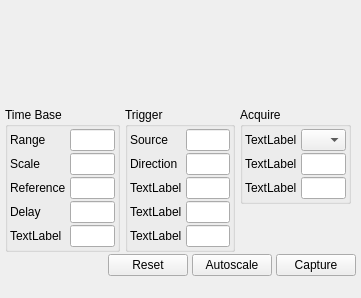
<?xml version="1.0" encoding="UTF-8"?>
<ui version="4.0">
 <class>Form</class>
 <widget class="QWidget" name="Form">
  <property name="geometry">
   <rect>
    <x>0</x>
    <y>0</y>
    <width>361</width>
    <height>298</height>
   </rect>
  </property>
  <property name="windowTitle">
   <string>Form</string>
  </property>
  <layout class="QVBoxLayout" name="verticalLayout">
   <property name="spacing">
    <number>2</number>
   </property>
   <property name="margin">
    <number>5</number>
   </property>
   <item>
    <widget class="QWidget" name="widget" native="true">
     <property name="minimumSize">
      <size>
       <width>0</width>
       <height>100</height>
      </size>
     </property>
    </widget>
   </item>
   <item>
    <layout class="QHBoxLayout" name="horizontalLayout">
     <property name="spacing">
      <number>5</number>
     </property>
     <property name="rightMargin">
      <number>0</number>
     </property>
     <item alignment="Qt::AlignTop">
      <widget class="QGroupBox" name="groupBox">
       <property name="sizePolicy">
        <sizepolicy hsizetype="Preferred" vsizetype="Fixed">
         <horstretch>0</horstretch>
         <verstretch>0</verstretch>
        </sizepolicy>
       </property>
       <property name="title">
        <string>Time Base</string>
       </property>
       <layout class="QFormLayout" name="formLayout">
        <property name="horizontalSpacing">
         <number>4</number>
        </property>
        <property name="verticalSpacing">
         <number>2</number>
        </property>
        <property name="margin">
         <number>2</number>
        </property>
        <item row="2" column="0">
         <widget class="QLabel" name="label_2">
          <property name="text">
           <string>Range</string>
          </property>
         </widget>
        </item>
        <item row="3" column="0">
         <widget class="QLabel" name="label">
          <property name="text">
           <string>Scale</string>
          </property>
         </widget>
        </item>
        <item row="2" column="1">
         <widget class="QLineEdit" name="lineEdit">
          <property name="minimumSize">
           <size>
            <width>40</width>
            <height>0</height>
           </size>
          </property>
          <property name="maximumSize">
           <size>
            <width>80</width>
            <height>16777215</height>
           </size>
          </property>
         </widget>
        </item>
        <item row="3" column="1">
         <widget class="QLineEdit" name="lineEdit_2">
          <property name="minimumSize">
           <size>
            <width>40</width>
            <height>0</height>
           </size>
          </property>
          <property name="maximumSize">
           <size>
            <width>80</width>
            <height>16777215</height>
           </size>
          </property>
         </widget>
        </item>
        <item row="4" column="0">
         <widget class="QLabel" name="label_3">
          <property name="text">
           <string>Reference</string>
          </property>
         </widget>
        </item>
        <item row="4" column="1">
         <widget class="QLineEdit" name="lineEdit_3">
          <property name="minimumSize">
           <size>
            <width>40</width>
            <height>0</height>
           </size>
          </property>
          <property name="maximumSize">
           <size>
            <width>80</width>
            <height>16777215</height>
           </size>
          </property>
         </widget>
        </item>
        <item row="5" column="0">
         <widget class="QLabel" name="label_4">
          <property name="text">
           <string>Delay</string>
          </property>
         </widget>
        </item>
        <item row="5" column="1">
         <widget class="QLineEdit" name="lineEdit_4">
          <property name="minimumSize">
           <size>
            <width>40</width>
            <height>0</height>
           </size>
          </property>
          <property name="maximumSize">
           <size>
            <width>80</width>
            <height>16777215</height>
           </size>
          </property>
         </widget>
        </item>
        <item row="6" column="0">
         <widget class="QLabel" name="label_5">
          <property name="text">
           <string>TextLabel</string>
          </property>
         </widget>
        </item>
        <item row="6" column="1">
         <widget class="QLineEdit" name="lineEdit_5">
          <property name="minimumSize">
           <size>
            <width>40</width>
            <height>0</height>
           </size>
          </property>
          <property name="maximumSize">
           <size>
            <width>80</width>
            <height>16777215</height>
           </size>
          </property>
         </widget>
        </item>
       </layout>
      </widget>
     </item>
     <item alignment="Qt::AlignTop">
      <widget class="QGroupBox" name="groupBox_2">
       <property name="sizePolicy">
        <sizepolicy hsizetype="Preferred" vsizetype="Fixed">
         <horstretch>0</horstretch>
         <verstretch>0</verstretch>
        </sizepolicy>
       </property>
       <property name="title">
        <string>Trigger</string>
       </property>
       <layout class="QFormLayout" name="formLayout_2">
        <property name="horizontalSpacing">
         <number>4</number>
        </property>
        <property name="verticalSpacing">
         <number>2</number>
        </property>
        <property name="margin">
         <number>2</number>
        </property>
        <item row="0" column="0">
         <widget class="QLabel" name="label_6">
          <property name="text">
           <string>Source</string>
          </property>
         </widget>
        </item>
        <item row="0" column="1">
         <widget class="QLineEdit" name="lineEdit_6">
          <property name="minimumSize">
           <size>
            <width>40</width>
            <height>0</height>
           </size>
          </property>
          <property name="maximumSize">
           <size>
            <width>80</width>
            <height>16777215</height>
           </size>
          </property>
         </widget>
        </item>
        <item row="1" column="0">
         <widget class="QLabel" name="label_7">
          <property name="text">
           <string>Direction</string>
          </property>
         </widget>
        </item>
        <item row="2" column="0">
         <widget class="QLabel" name="label_8">
          <property name="text">
           <string>TextLabel</string>
          </property>
         </widget>
        </item>
        <item row="3" column="0">
         <widget class="QLabel" name="label_9">
          <property name="text">
           <string>TextLabel</string>
          </property>
         </widget>
        </item>
        <item row="4" column="0">
         <widget class="QLabel" name="label_10">
          <property name="text">
           <string>TextLabel</string>
          </property>
         </widget>
        </item>
        <item row="1" column="1">
         <widget class="QLineEdit" name="lineEdit_7">
          <property name="minimumSize">
           <size>
            <width>40</width>
            <height>0</height>
           </size>
          </property>
          <property name="maximumSize">
           <size>
            <width>80</width>
            <height>16777215</height>
           </size>
          </property>
         </widget>
        </item>
        <item row="2" column="1">
         <widget class="QLineEdit" name="lineEdit_8">
          <property name="minimumSize">
           <size>
            <width>40</width>
            <height>0</height>
           </size>
          </property>
          <property name="maximumSize">
           <size>
            <width>80</width>
            <height>16777215</height>
           </size>
          </property>
         </widget>
        </item>
        <item row="3" column="1">
         <widget class="QLineEdit" name="lineEdit_9">
          <property name="minimumSize">
           <size>
            <width>40</width>
            <height>0</height>
           </size>
          </property>
          <property name="maximumSize">
           <size>
            <width>80</width>
            <height>16777215</height>
           </size>
          </property>
         </widget>
        </item>
        <item row="4" column="1">
         <widget class="QLineEdit" name="lineEdit_10">
          <property name="minimumSize">
           <size>
            <width>40</width>
            <height>0</height>
           </size>
          </property>
          <property name="maximumSize">
           <size>
            <width>80</width>
            <height>16777215</height>
           </size>
          </property>
         </widget>
        </item>
       </layout>
       <zorder>groupBox</zorder>
       <zorder>label_6</zorder>
       <zorder>lineEdit_6</zorder>
       <zorder>label_7</zorder>
       <zorder>label_8</zorder>
       <zorder>label_9</zorder>
       <zorder>label_10</zorder>
       <zorder>lineEdit_7</zorder>
       <zorder>lineEdit_8</zorder>
       <zorder>lineEdit_9</zorder>
       <zorder>lineEdit_10</zorder>
      </widget>
     </item>
     <item alignment="Qt::AlignTop">
      <widget class="QGroupBox" name="groupBox_3">
       <property name="sizePolicy">
        <sizepolicy hsizetype="Preferred" vsizetype="Fixed">
         <horstretch>0</horstretch>
         <verstretch>0</verstretch>
        </sizepolicy>
       </property>
       <property name="title">
        <string>Acquire</string>
       </property>
       <layout class="QFormLayout" name="formLayout_3">
        <property name="horizontalSpacing">
         <number>4</number>
        </property>
        <property name="verticalSpacing">
         <number>2</number>
        </property>
        <property name="margin">
         <number>2</number>
        </property>
        <item row="0" column="0">
         <widget class="QLabel" name="label_11">
          <property name="text">
           <string>TextLabel</string>
          </property>
         </widget>
        </item>
        <item row="0" column="1">
         <widget class="QComboBox" name="comboBox">
          <property name="minimumSize">
           <size>
            <width>40</width>
            <height>0</height>
           </size>
          </property>
          <property name="maximumSize">
           <size>
            <width>80</width>
            <height>16777215</height>
           </size>
          </property>
         </widget>
        </item>
        <item row="1" column="0">
         <widget class="QLabel" name="label_12">
          <property name="text">
           <string>TextLabel</string>
          </property>
         </widget>
        </item>
        <item row="2" column="0">
         <widget class="QLabel" name="label_13">
          <property name="text">
           <string>TextLabel</string>
          </property>
         </widget>
        </item>
        <item row="1" column="1">
         <widget class="QLineEdit" name="lineEdit_11">
          <property name="minimumSize">
           <size>
            <width>40</width>
            <height>0</height>
           </size>
          </property>
          <property name="maximumSize">
           <size>
            <width>80</width>
            <height>16777215</height>
           </size>
          </property>
         </widget>
        </item>
        <item row="2" column="1">
         <widget class="QLineEdit" name="lineEdit_12">
          <property name="minimumSize">
           <size>
            <width>40</width>
            <height>0</height>
           </size>
          </property>
          <property name="maximumSize">
           <size>
            <width>80</width>
            <height>16777215</height>
           </size>
          </property>
         </widget>
        </item>
       </layout>
      </widget>
     </item>
     <item>
      <spacer name="horizontalSpacer">
       <property name="orientation">
        <enum>Qt::Horizontal</enum>
       </property>
       <property name="sizeHint" stdset="0">
        <size>
         <width>40</width>
         <height>20</height>
        </size>
       </property>
      </spacer>
     </item>
    </layout>
   </item>
   <item>
    <layout class="QHBoxLayout" name="horizontalLayout_2">
     <property name="spacing">
      <number>4</number>
     </property>
     <property name="sizeConstraint">
      <enum>QLayout::SetDefaultConstraint</enum>
     </property>
     <item>
      <spacer name="horizontalSpacer_2">
       <property name="orientation">
        <enum>Qt::Horizontal</enum>
       </property>
       <property name="sizeHint" stdset="0">
        <size>
         <width>40</width>
         <height>20</height>
        </size>
       </property>
      </spacer>
     </item>
     <item alignment="Qt::AlignTop">
      <widget class="QPushButton" name="pushButton_3">
       <property name="sizePolicy">
        <sizepolicy hsizetype="Fixed" vsizetype="Fixed">
         <horstretch>0</horstretch>
         <verstretch>0</verstretch>
        </sizepolicy>
       </property>
       <property name="text">
        <string>Reset</string>
       </property>
      </widget>
     </item>
     <item alignment="Qt::AlignTop">
      <widget class="QPushButton" name="pushButton_2">
       <property name="sizePolicy">
        <sizepolicy hsizetype="Fixed" vsizetype="Fixed">
         <horstretch>0</horstretch>
         <verstretch>0</verstretch>
        </sizepolicy>
       </property>
       <property name="text">
        <string>Autoscale</string>
       </property>
      </widget>
     </item>
     <item alignment="Qt::AlignTop">
      <widget class="QPushButton" name="pushButton">
       <property name="sizePolicy">
        <sizepolicy hsizetype="Fixed" vsizetype="Fixed">
         <horstretch>0</horstretch>
         <verstretch>0</verstretch>
        </sizepolicy>
       </property>
       <property name="text">
        <string>Capture</string>
       </property>
      </widget>
     </item>
    </layout>
   </item>
  </layout>
 </widget>
 <resources/>
 <connections/>
</ui>
